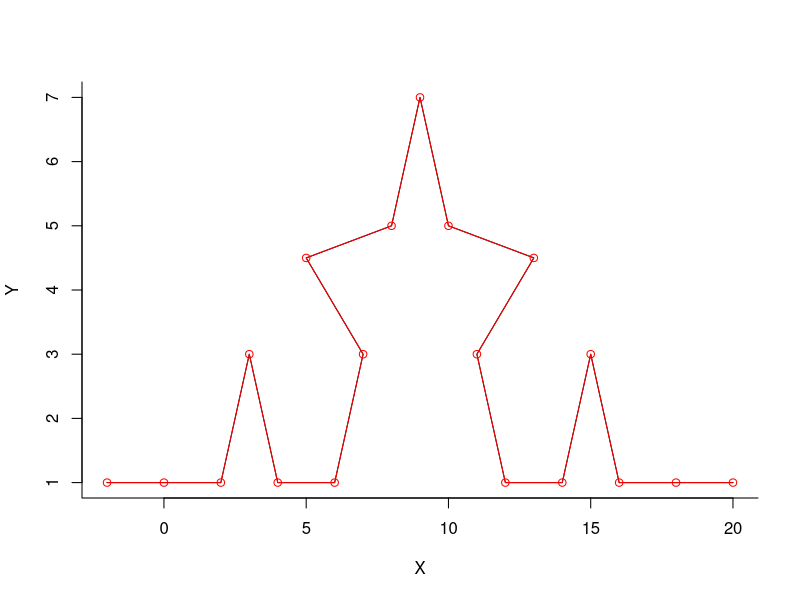

Generate this figure with R:
LongiFractal = function(perimetro, iteraciones){
  iteraciones = iteraciones + 1
  valores = c(1:iteraciones)
  for (i in valores) {
    if(i == 1){
      valores[i] = perimetro
    }
    else{
      valores[i] = (4/3)*valores[i-1]
    }
  }
    return (valores)
}

iteraciones = 2460
perimetro = 9
valores = LongiFractal(perimetro, iteraciones)
print(valores[iteraciones])



x = c(-2, 0, 2, 3, 4, 6, 7, 5, 8, 9, 10, 13, 11, 12, 14, 15, 16, 18, 20)
y = c(1, 1, 1, 3, 1, 1, 3, 4.5, 5, 7, 5, 4.5, 3, 1, 1, 3, 1, 1, 1)
plot(x,y,type="l",bty="L",xlab="X",ylab="Y")
points(x,y,type="o",col="Red")




## GRAFICACION FUENTE ENCONTRADA EN INTERNET

# KochSnowflakeExample <- function(n,length){
# 
# 
# 
#   iterate <- function(T,i){
#     A = T[ ,1]; B=T[ ,2]; C = T[,3];
#     if (i == 1){
#       d = (A + B)/2; h = (C-d); d = d-(1/3)*h;
#       e = (2/3)*B + (1/3)*A; f = (1/3)*B + (2/3)*A;
#     }
# 
#     if (i == 2){
#       d = B; e = (2/3)*B + (1/3)*C; f = (2/3)*B + (1/3)*A;
#     }
# 
#     if (i == 3){
#       d = (B + C)/2; h = (A-d); d = d-(1/3)*h;
#       e = (2/3)*C + (1/3)*B; f = (1/3)*C + (2/3)*B;
#     }
# 
#     if (i == 4){
#       d = C; e = (2/3)*C + (1/3)*A; f = (2/3)*C + (1/3)*B;
#     }
# 
#     if (i == 5){
#       d = (A + C)/2; h = (B-d); d = d-(1/3)*h;
#       e = (2/3)*A + (1/3)*C; f = (1/3)*A + (2/3)*C;
#     }
# 
#     if (i == 6){
#       d = A; e = (2/3)*A + (1/3)*C; f = (2/3)*A + (1/3)*B;
#     }
# 
#     if (i == 0){
#       d = A; e = B; f = C;
#     }
# 
#     Tnew = cbind(d,e,f)
#     return(Tnew); #Return a smaller triangle.
#   }
# 
#   draw <- function(T, col=rgb(0.255,0.51,0.137),border=rgb(0.255,0.51,0.137)){
#     polygon(T[1,],T[2,],col=col,border=border)
#   }
# 
#   Iterate = function(T,v,col=rgb(0.255,0.51,0.137),border=rgb(0.255,0.51,0.137)){
#     for (i in v) T = iterate(T,i);
#     draw(T,col=col,border=border);
#   }
#   ciclos<-function(T0,Nmax,vector,nActual){
# 
#     for(i in 0:6){
#       vector[nActual]=i
#       if(nActual<Nmax){
#         ciclos(T0,Nmax,vector,nActual+1)
#       }else{
#         Iterate(T0,vector)
#       }
#     }
#   }
# 
# The vertices of the initial triangle:
#   A = matrix(c(1,0),2,1);
#   B = matrix(c(cos(2*pi/3), sin(2*pi/3)),2,1);
#   C = matrix(c(cos(2*pi/3),-sin(2*pi/3)),2,1);
#   T0 = cbind(A,B,C);
# 
#   plot(numeric(0),xlim=c(-1.1,1.1),ylim=c(-1.1,1.1),axes=FALSE,frame=FALSE,ann=FALSE);
#   par(mar=c(0,0,0,0),bg=rgb(1,1,1));
#   par(usr=c(-1.1,1.1,-1.1,1.1));
# 
# 
# 
#   for(a in 0:n){
#     pActual<-3*length*(4/3)^a
#     print(pActual)
# 
#   }
# 
#   #Draw snowflake:
#   vector<-c()
#   if(n==0){
#     Iterate(T0,c(0))
#   }else{
#     ciclos(T0,n,vector,1)
#   }
# }
# KochSnowflakeExample(4,perimetro/3)#Run the example




